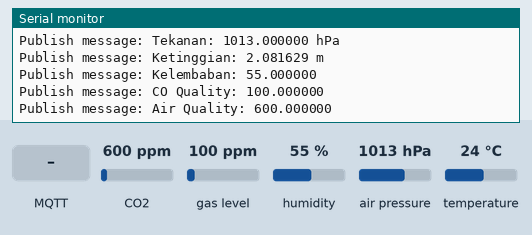
Simulated run of this sketch. Board: ESP8266 (NodeMCU). On the bench: the last lines printed to the serial monitor. The test bench sets the inputs (shaded band); at power-on: CO2 600 ppm, gas level 100 ppm, humidity 55 %, air pressure 1013 hPa, temperature 24 °C. WiFi joins after 1.5 s; servers stay silent unless stated; random numbers use the default seed unless the sketch sets one; no MQTT or app messages arrive unless stated.

Above: at 2.7 s.
2.8 s: MQTT message "1" arrives on the first subscribed topic
5.8 s: MQTT message "on" arrives on the first subscribed topic
8.8 s: MQTT message "off" arrives on the first subscribed topic
11.8 s: CO2 set to 452 ppm
13.3 s: gas level set to 20 ppm
At 14.6 s:
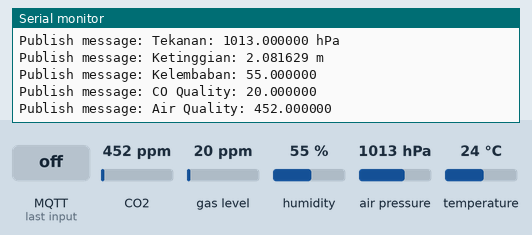
14.8 s: humidity set to 22 %
At 17.24 s:
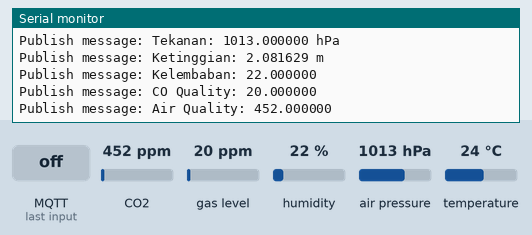

The sketch:

esp.ino
```cpp
#include <ESP8266WiFi.h>
#include <Wire.h>
#include <PubSubClient.h>
#include <Adafruit_Sensor.h>
#include <Adafruit_BME280.h>
#include "MQ7.h"
#include "MQ135.h"

MQ7 mq7(A0, 5.0);

const int ledPin = 0;

#define SEALEVELPRESSURE_HPA (1013.25)

Adafruit_BME280 bme;

unsigned long delayTime;

const char* ssid = "RaspiTA";
const char* wifi_password = "raspberry";

const char* mqtt_server = "192.168.23.1";
const char* mqtt_topic = "suhu";
const char* mqtt_username = "";
const char* mqtt_password = "";

const char* clientID = "ESP8266_1";

const int sensorPin= 0;     // deklarasi pin sensor
float air_quality5;
float air_quality6;

float temp;
float pressu;
float altitu;
float humi;

WiFiClient wifiClient;
PubSubClient client(mqtt_server, 1883, wifiClient);


long lastMsg = 0;
long lastMsg2 = 0;
long lastMsg3 = 0;
long lastMsg4 = 0;
long lastMsg5 = 0;
long lastMsg6 = 0;
char msg[50];
char msg2[50];
char msg3[50];
char msg4[50];
char msg5[50];
char msg6[50];
float value = 0;
float value2 = 0;
float value3 = 0;
float value4 = 0;
float value5 = 0;
float value6 = 0;


void setup_wifi() {

  delay(10);
  // Koneksi dengan WIFI
  Serial.println();
  Serial.print("Connecting to ");
  Serial.println(ssid);

  WiFi.begin(ssid, wifi_password);

  while (WiFi.status() != WL_CONNECTED) {
    delay(500);
    Serial.print(".");
  }
  randomSeed(micros());
  Serial.println("");
  Serial.println("WiFi connected");
  Serial.println("IP address: ");
  Serial.println(WiFi.localIP());
}


void callback(char* topic, byte* payload, unsigned int length) {
  Serial.print("Message arrived [");
  Serial.print(topic);
  Serial.print("] ");
  for (int i = 0; i < length; i++) {
    Serial.print((char)payload[i]);
  }
  Serial.println();
}


void reconnect() {
  // looping untuk koneksi dengan MQTT
  while (!client.connected()) {
    Serial.print("Attempting MQTT connection...");
    // Membuat clientID secara Acak
    String clientId = "ESP8266Client-";
    clientId += String(random(0xffff), HEX);
    if (client.connect(clientId.c_str())) {
      Serial.println("connected");
      // Publish setelah tersambung dengan MQTT
      client.publish(mqtt_topic, "suhu");
      // dan Subscribe
      client.subscribe("suhu");
    } else {
      Serial.print("failed, rc=");
      Serial.print(client.state());
      Serial.println(" try again in 5 seconds");
      // Apabila gagal terkoneksi, mencoba lagi dalam 5 detik
      delay(5000);
    }
  }
}


void setup() {
  Serial.begin(115200);
  setup_wifi();
  client.setServer(mqtt_server, 1883); //Inisiasi server MQTT
  client.setCallback(callback); //memanggil fungsi callback diatas
  Serial.println(F("BME280 test"));

  bool status;

  // default settings
  status = bme.begin(0x76);
  if (!status) {
    Serial.println("Could not find a valid BME280 sensor, check wiring!");
    while (1);
  }

  Serial.println("-- Default Test --");
  delayTime = 3000;

  Serial.println();
}

void loop() {
// fungsi looping untuk mendapatkan data dari sensor MQ135
  if (!client.connected()) {
    reconnect();
  }
  client.loop();
  temp = bme.readTemperature();
  pressu = bme.readPressure() / 100.0F;
  altitu = bme.readAltitude(SEALEVELPRESSURE_HPA);
  humi = bme.readHumidity();

  air_quality5 = mq7.getPPM();

  MQ135 gasSensor = MQ135(A0);
  air_quality6 = gasSensor.getPPM();

long now = millis();
  if (now - lastMsg > 2000) {
    {
    lastMsg = now;
    value=temp;
    snprintf (msg, 75, "Suhu: %f *C", value);
    Serial.print("Publish message: ");
    Serial.println(msg);
    client.publish("suhu", msg);
    }
    {
    lastMsg2 = now;
    value2=pressu;
    snprintf (msg2, 75, "Tekanan: %f hPa", value2);
    Serial.print("Publish message: ");
    Serial.println(msg2);
    client.publish("tekanan", msg2);
    }
    {
    lastMsg3 = now;
    value3=altitu;
    snprintf (msg3, 75, "Ketinggian: %f m", value3);
    Serial.print("Publish message: ");
    Serial.println(msg3);
    client.publish("tinggi", msg3);
    }
    {
    lastMsg4 = now;
    value4=humi;
    snprintf (msg4, 75, "Kelembaban: %f %", value4);
    Serial.print("Publish message: ");
    Serial.println(msg4);
    client.publish("lembab", msg4);
    }
    {
    lastMsg5 = now;
    value5=air_quality5;
    snprintf (msg5, 75, "CO Quality: %f", value5);
    Serial.print("Publish message: ");
    Serial.println(msg5);
    client.publish("kualitas_udara", msg5);
    }
    {
    lastMsg6 = now;
    value6=air_quality6;
    snprintf (msg6, 75, "Air Quality: %f", value6);
    Serial.print("Publish message: ");
    Serial.println(msg6);
    client.publish("kualitas_udara2", msg6);
    }
    delay(delayTime);
  }
}
```

Measured:
- after the input at 13.3 s, the serial monitor: prints a new line after 0.80 s (image 1)
- after the input at 14.8 s, the serial monitor: prints a new line after 2.3 s (image 2)
